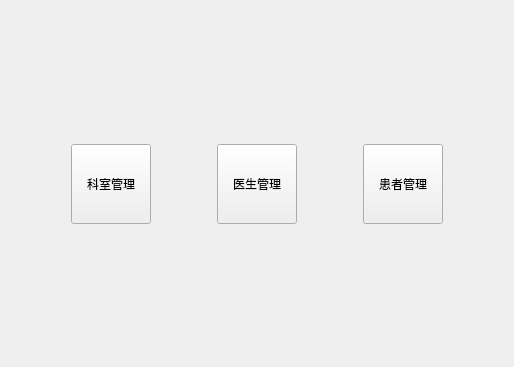
<?xml version="1.0" encoding="UTF-8"?>
<ui version="4.0">
 <class>WelcomeView</class>
 <widget class="QWidget" name="WelcomeView">
  <property name="geometry">
   <rect>
    <x>0</x>
    <y>0</y>
    <width>514</width>
    <height>367</height>
   </rect>
  </property>
  <property name="windowTitle">
   <string>欢迎</string>
  </property>
  <layout class="QVBoxLayout" name="verticalLayout">
   <item>
    <spacer name="verticalSpacer">
     <property name="orientation">
      <enum>Qt::Orientation::Vertical</enum>
     </property>
     <property name="sizeHint" stdset="0">
      <size>
       <width>20</width>
       <height>122</height>
      </size>
     </property>
    </spacer>
   </item>
   <item>
    <layout class="QHBoxLayout" name="horizontalLayout">
     <item>
      <widget class="QPushButton" name="btDepartment">
       <property name="sizePolicy">
        <sizepolicy hsizetype="Fixed" vsizetype="Fixed">
         <horstretch>0</horstretch>
         <verstretch>0</verstretch>
        </sizepolicy>
       </property>
       <property name="minimumSize">
        <size>
         <width>70</width>
         <height>80</height>
        </size>
       </property>
       <property name="text">
        <string>科室管理</string>
       </property>
      </widget>
     </item>
     <item>
      <widget class="QPushButton" name="btDoctor">
       <property name="sizePolicy">
        <sizepolicy hsizetype="Fixed" vsizetype="Fixed">
         <horstretch>0</horstretch>
         <verstretch>0</verstretch>
        </sizepolicy>
       </property>
       <property name="minimumSize">
        <size>
         <width>70</width>
         <height>80</height>
        </size>
       </property>
       <property name="text">
        <string>医生管理</string>
       </property>
      </widget>
     </item>
     <item>
      <widget class="QPushButton" name="btPatient">
       <property name="sizePolicy">
        <sizepolicy hsizetype="Fixed" vsizetype="Fixed">
         <horstretch>0</horstretch>
         <verstretch>0</verstretch>
        </sizepolicy>
       </property>
       <property name="minimumSize">
        <size>
         <width>70</width>
         <height>80</height>
        </size>
       </property>
       <property name="text">
        <string>患者管理</string>
       </property>
      </widget>
     </item>
    </layout>
   </item>
   <item>
    <spacer name="verticalSpacer_2">
     <property name="orientation">
      <enum>Qt::Orientation::Vertical</enum>
     </property>
     <property name="sizeHint" stdset="0">
      <size>
       <width>20</width>
       <height>121</height>
      </size>
     </property>
    </spacer>
   </item>
  </layout>
 </widget>
 <resources/>
 <connections/>
</ui>
